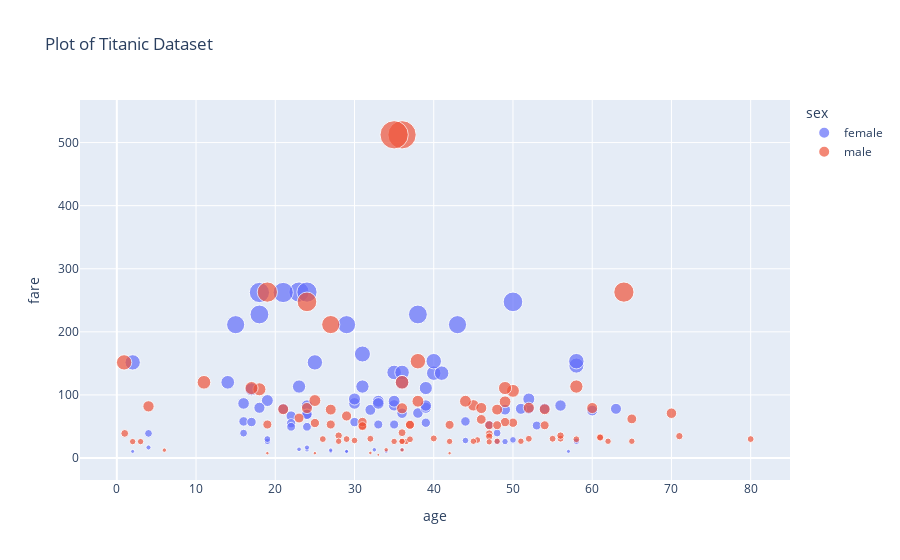

This figure's notebook cell:
### Code cell
# create a scatter plot
# drop missing values
df.dropna(inplace=True)
fig = px.scatter(df, x='age', y='fare', color='sex', size='fare', title='Plot of Titanic Dataset')
fig.show()

# save the plot in png file
fig.write_image("./plots/02_scatterplot.png", scale=3)

# save as stand alone html file 
fig.write_html("./plots/02_scatterplot.html")
